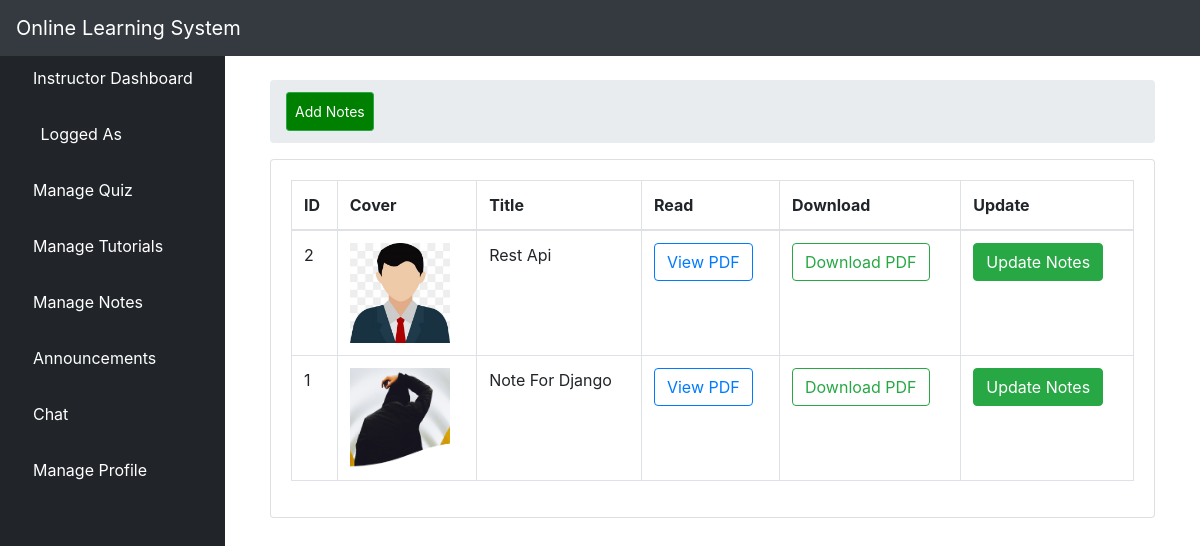
/listnotes/, run on the app's committed database.
### elearn/models.py (models this page shows, shortened)
class Notes(models.Model):
    title = models.CharField(max_length=500)
    file = models.FileField(upload_to='', null=True, blank=True)
    cover = models.ImageField(upload_to='', null=True, blank=True)
    course = models.ForeignKey(Course, on_delete=models.CASCADE)
    user = models.ForeignKey(User, on_delete=models.CASCADE)

### elearn/views.py (the view)
# urls.py: path('listnotes/', views.LNotesList.as_view(), name='lnotes'),
class LNotesList(ListView):
    model = Notes
    template_name = 'dashboard/instructor/list_notes.html'
    context_object_name = 'notes'
    paginate_by = 4
    def get_queryset(self):
        return Notes.objects.order_by('-id')

### elearn/templates/dashboard/instructor/list_notes.html (shortened to what this page needs)
{% extends 'dashboard/instructor/base.html' %}
{% load static %}
{% block body %}
  <div class="container-fluid">
        <div class="row">
          <div class="col-12 mb-3">
          <div class="col-12 mb-3">
                <div id="content-wrapper" style="padding-top: 30px">
        <div class="container-fluid">
               <ol class="breadcrumb">
                <li class="breadcrumb-item">
                    <a  class="btn btn-sm btn-success" href="{% url 'iadd_notes' %}" style="padding: 8px; float: right; background-color: green; color: white;">Add Notes</a>
                </li>
            </ol>
            <div class="card mb-3">
                <div class="card-body">
                    <div class="table-responsive">
                         <table class="table table-bordered" id="dataTable" width="100%" cellspacing="0">
                            <thead>
                            <tr>
                                <th>ID</th>
                                <th>Cover</th>
                                <th>Title</th>
                                <th>Read</th>
                                <th>Download</th>
                                <th>Update</th>
                            </tr>
                            </thead>
                            <tbody>
                              {% if notes%}
                                {% for note in notes%}
                                <tr>
                                  <td>{{ note.id }}</td>
                                  <td>
                                    {% if note.cover %}
                                    <img src="{{ note.cover.url }}" alt="{{ note.title }}" style="width:100px; height: 100px">
                                    {% else %}
                                    <span class="text-muted">No cover</span>
                                    {% endif %}
                                   </td>
                                  <td>{{ note.title }}</td>
                                    <td>
                                    {% if note.file %}
                                      <a href="{{ note.file.url }}" class="btn btn-outline-primary" target="_blank">
                                    View PDF</a>
                                    {% else %}
                                    <span class="text-muted">No PDF</span>
                                   {% endif %}
                                  </td>
                                    <td>
                                    {% if note.cover %}
                                      <a href="{{ note.file.url }}" download class="btn btn-outline-success">
                                    Download PDF</a>
                                    {% else %}
                                   <span class="text-muted">No PDF</span>
                                   {% endif %}
                                  </td>
        <td>
          <a href="{% url 'update_file' note.pk %}"><button type="button" class="btn btn-success">Update Notes</button>
        </td>
                                </tr>
                                {% endfor %}
                                {% endif %}
                            </tbody>
                        </table>
                    </div>
                </div>
            </div>
        </div>
    </div>
</div>
</div>
</body>
</html>
{% endblock %}

### data on the page
Notes: id "2", cover (picture), title "Rest Api"
Notes: id "1", cover (picture), title "Note For Django"
